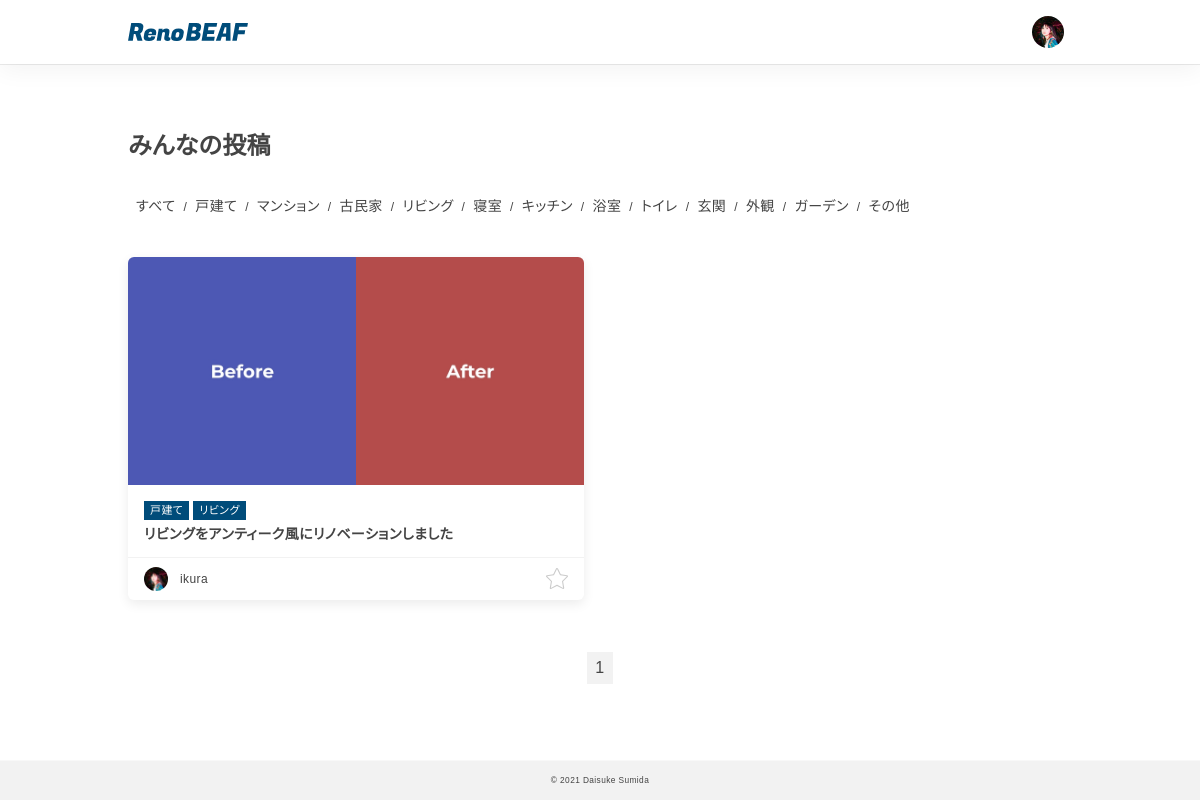
The page /diy_sns/home/?category=1 (signed in) on the database its author committed.
### tables this page shows
CREATE TABLE `categories_table` (
  `id` int(11) NOT NULL,
  `name` varchar(128) NOT NULL,
  `slug` varchar(128) NOT NULL
);

CREATE TABLE `posts_table` (
  `id` int(11) NOT NULL,
  `user_id` int(11) NOT NULL,
  `image_before` varchar(128) DEFAULT NULL,
  `image_after` varchar(128) DEFAULT NULL,
  `title` varchar(128) NOT NULL,
  `body` text NOT NULL,
  `is_deleted` int(1) NOT NULL,
  `created_at` datetime NOT NULL,
  `updated_at` datetime NOT NULL
);

### diy_sns/home/index.php (the view, shortened to what this page needs)
<?php
$path = $_SERVER['DOCUMENT_ROOT'] . "/diy_sns";
include($path . "/common/functions.php");
$pdo = connect_to_db();
$cat_param = $_GET["category"];
$sql = 'SELECT * FROM categories_table';
$stmt = $pdo->prepare($sql);
try {
  $status = $stmt->execute();
} catch (PDOException $e) {
  echo json_encode(["sql error" => "{$e->getMessage()}"]);
  exit();
}
$result = $stmt->fetchAll(PDO::FETCH_ASSOC);
$output_sort = "";
$output_sort .= "<ul class='c-sortbycat'>";
$output_sort .= "
  <li><a href='/diy_sns/home/'>すべて</a></li>
";
foreach ($result as $record) {
  $output_sort .= "
    <li><a href='/diy_sns/home/?category={$record["id"]}'>{$record["name"]}</a></li>
  ";
}
$output_sort .= "</ul>";
if (!isset($cat_param)) {
  $sql = "SELECT posts_table.*, GROUP_CONCAT(categories_table.name SEPARATOR ',') AS category, users_table.name, users_table.image_profile FROM posts_table LEFT OUTER JOIN users_table ON posts_table.user_id = users_table.id LEFT OUTER JOIN post_category ON posts_table.id = post_category.post_id LEFT OUTER JOIN categories_table ON categories_table.id = post_category.category_id WHERE posts_table.is_deleted=0 GROUP BY posts_table.id ORDER BY posts_table.created_at DESC";
  $stmt = $pdo->prepare($sql);
} else {
  $sql = "SELECT result_table.* FROM post_category LEFT OUTER JOIN ( SELECT posts_table.*, GROUP_CONCAT(categories_table.name SEPARATOR ',') AS category, users_table.name, users_table.image_profile FROM posts_table LEFT OUTER JOIN users_table ON posts_table.user_id = users_table.id LEFT OUTER JOIN post_category ON posts_table.id = post_category.post_id LEFT OUTER JOIN categories_table ON categories_table.id = post_category.category_id GROUP BY posts_table.id ORDER BY posts_table.created_at DESC ) AS result_table ON result_table.id = post_category.post_id WHERE post_category.category_id=:cat_param AND result_table.is_deleted = 0 ORDER BY result_table.created_at DESC";
  $stmt = $pdo->prepare($sql);
  $stmt->bindValue(':cat_param', $cat_param, PDO::PARAM_INT);
}
try {
  $status = $stmt->execute();
} catch (PDOException $e) {
  echo json_encode(["sql error" => "{$e->getMessage()}"]);
  exit();
}
$result = $stmt->fetchAll(PDO::FETCH_ASSOC);
$result_number = count($result);
$max_page = ceil($result_number / MAX);
if (!isset($_GET['page'])) {
  $now = 1;
} else {
  $now = $_GET['page'];
}
$output_pagination = "";
$output_pagination .= "<div class='c-pagination'>";
for ($i = 1; $i <= $max_page; $i++) {
  if ($i == $now) {
    $output_pagination .= "<span class='current'>{$now}</span>";
  }
}
$output_pagination .= "</div>";
$output_post = "";
if (!$result) {
  $output_post .= "
    <p>投稿はありませんでした</p>
    <p><a href='/diy_sns/home/'>みんなの投稿へ戻る</p>
  ";
} else {
  $output_post .= output_post_list($result);
}
?>
<?php include $path . "/common/header.php"; ?>
<main>
  <section class="section">
    <div class="wrapper">
      <h1>みんなの投稿</h1>
      <div class="post-sort">
        <?= $output_sort; ?>
      </div>
      <?= $output_post; ?>
      <div class="post-pagination">
        <?= $output_pagination; ?>
      </div>
    </div>
  </section>
</main>
<?php include $path . "/common/footer.php"; ?>

### diy_sns/common/functions.php (shortened to what this page needs)
<?php
function output_category($data)
{
  $category_list = "";
  if (!empty($data)) {
    $record_category = explode(",", $data);
    $category_list .= "<div class='c-category'>";
    foreach ($record_category as $val) {
      $category_list .= "
        <span>{$val}</span>
      ";
    }
    $category_list .= "</div>";
  } else {
    $category_list = "";
  }
  return $category_list;
}
function output_image_profile($data)
{
  $output_image_profile = "";
  if ($data == NULL) {
    $output_image_profile .= "
      <img src='/diy_sns/img/no_icon.svg'>
    ";
  } else {
    $output_image_profile .= "
      <img src='/diy_sns{$data}'>
    ";
  }
  return $output_image_profile;
}
function output_post_list($data)
{
  $output_post_list = "";
  $output_post_list .= "<ul class='p-list'>";
  foreach ($data as $record) {
    $category_list = output_category($record["category"]);
    $image_profile = output_image_profile($record["image_profile"]);
    $output_post_list .= "
      <li class='p-list__item'>
        <div class='p-list__item-inner'>
          <a class='p-list-thumb' href='/diy_sns/home/single.php?post_id={$record["id"]}'>
            <div class='p-list-thumb__item'>
              <img src='/diy_sns{$record["image_before"]}' width='500' height='500'>
            </div>
            <div class='p-list-thumb__item'>
              <img src='/diy_sns{$record["image_after"]}' width='500' height='500'>
            </div>
          </a>
          <a class='p-list-text' href='/diy_sns/home/single.php?post_id={$record["id"]}'>
            {$category_list}
            <h3 class='p-list-text__title'>{$record["title"]}</h3>
          </a>
          <div class='p-list-meta'>
            <div class='p-list-meta__prof'>
              <a class='icon' href='#'>{$image_profile}</a>
              <a class='name' href='#'>{$record["name"]}</a>
            </div>
            <div class='p-list-meta__action'>
              <label class='c-fav'><input type='checkbox' value='fav'></label>
            </div>
          </div>
        </div>
      </li>
    ";
  }
  $output_post_list .= "</ul>";
  return $output_post_list;
}

### rows shown on the page
categories_table: name "戸建て"
categories_table: name "マンション"
categories_table: name "古民家"
categories_table: name "リビング"
categories_table: name "寝室"
categories_table: name "キッチン"
categories_table: name "浴室"
categories_table: name "トイレ"
categories_table: name "玄関"
categories_table: name "外観"
categories_table: name "ガーデン"
categories_table: name "その他"
posts_table: image_before (picture), image_after (picture), val "戸建て", val "リビング", title "リビングをアンティーク風にリノベーションしました", name "ikura"
